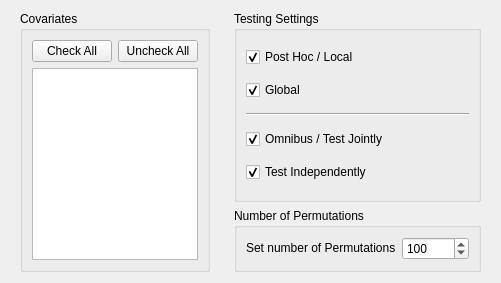
      <widget class="QWidget" name="parameters_tab">
       <property name="sizePolicy">
        <sizepolicy hsizetype="Preferred" vsizetype="Preferred">
         <horstretch>0</horstretch>
         <verstretch>0</verstretch>
        </sizepolicy>
       </property>
       <attribute name="title">
        <string>Parameters</string>
       </attribute>
       <layout class="QGridLayout" name="gridLayout_10">
        <item row="0" column="0" rowspan="2">
         <widget class="QWidget" name="covariates_widget" native="true">
          <property name="sizePolicy">
           <sizepolicy hsizetype="Fixed" vsizetype="Preferred">
            <horstretch>0</horstretch>
            <verstretch>0</verstretch>
           </sizepolicy>
          </property>
          <layout class="QVBoxLayout" name="verticalLayout_12" stretch="0">
           <property name="topMargin">
            <number>0</number>
           </property>
           <property name="bottomMargin">
            <number>0</number>
           </property>
           <item>
            <widget class="QGroupBox" name="covariates_groupBox">
             <property name="title">
              <string>Covariates</string>
             </property>
             <layout class="QGridLayout" name="gridLayout_9">
              <item row="1" column="0" rowspan="3" colspan="2">
               <widget class="QListWidget" name="covariates_listWidget">
                <property name="sizePolicy">
                 <sizepolicy hsizetype="Preferred" vsizetype="Preferred">
                  <horstretch>0</horstretch>
                  <verstretch>0</verstretch>
                 </sizepolicy>
                </property>
               </widget>
              </item>
              <item row="0" column="0">
               <widget class="QPushButton" name="covariatesCheckAll_pushButton">
                <property name="sizePolicy">
                 <sizepolicy hsizetype="Fixed" vsizetype="Fixed">
                  <horstretch>0</horstretch>
                  <verstretch>0</verstretch>
                 </sizepolicy>
                </property>
                <property name="text">
                 <string>Check All</string>
                </property>
               </widget>
              </item>
              <item row="0" column="1">
               <widget class="QPushButton" name="covariatesUncheckAll_pushButton">
                <property name="sizePolicy">
                 <sizepolicy hsizetype="Fixed" vsizetype="Fixed">
                  <horstretch>0</horstretch>
                  <verstretch>0</verstretch>
                 </sizepolicy>
                </property>
                <property name="text">
                 <string>Uncheck All</string>
                </property>
               </widget>
              </item>
             </layout>
            </widget>
           </item>
          </layout>
         </widget>
        </item>
        <item row="0" column="1">
         <widget class="QWidget" name="widget_2" native="true">
          <layout class="QVBoxLayout" name="verticalLayout_11">
           <property name="topMargin">
            <number>0</number>
           </property>
           <property name="bottomMargin">
            <number>0</number>
           </property>
           <item>
            <widget class="QGroupBox" name="groupBox">
             <property name="title">
              <string>Testing Settings</string>
             </property>
             <layout class="QVBoxLayout" name="verticalLayout_13">
              <item>
               <widget class="QCheckBox" name="para_postHoc_checkBox">
                <property name="text">
                 <string>Post Hoc / Local</string>
                </property>
                <property name="checked">
                 <bool>true</bool>
                </property>
               </widget>
              </item>
              <item>
               <widget class="QCheckBox" name="para_global_checkBox">
                <property name="text">
                 <string>Global</string>
                </property>
                <property name="checked">
                 <bool>true</bool>
                </property>
               </widget>
              </item>
              <item>
               <widget class="Line" name="line">
                <property name="orientation">
                 <enum>Qt::Horizontal</enum>
                </property>
               </widget>
              </item>
              <item>
               <widget class="QCheckBox" name="para_omnibus_checkBox">
                <property name="text">
                 <string>Omnibus / Test Jointly</string>
                </property>
                <property name="checked">
                 <bool>true</bool>
                </property>
               </widget>
              </item>
              <item>
               <widget class="QCheckBox" name="para_testIndependent_checkBox">
                <property name="text">
                 <string>Test Independently</string>
                </property>
                <property name="checked">
                 <bool>true</bool>
                </property>
               </widget>
              </item>
             </layout>
            </widget>
           </item>
          </layout>
         </widget>
        </item>
        <item row="1" column="1">
         <widget class="QWidget" name="permutations_widget" native="true">
          <property name="sizePolicy">
           <sizepolicy hsizetype="Preferred" vsizetype="Fixed">
            <horstretch>0</horstretch>
            <verstretch>0</verstretch>
           </sizepolicy>
          </property>
          <layout class="QVBoxLayout" name="verticalLayout">
           <property name="topMargin">
            <number>0</number>
           </property>
           <property name="bottomMargin">
            <number>0</number>
           </property>
           <item>
            <widget class="QGroupBox" name="permutations_groupBox">
             <property name="title">
              <string>Number of Permutations</string>
             </property>
             <layout class="QHBoxLayout" name="horizontalLayout">
              <item>
               <widget class="QLabel" name="permutations_label">
                <property name="sizePolicy">
                 <sizepolicy hsizetype="Fixed" vsizetype="Fixed">
                  <horstretch>0</horstretch>
                  <verstretch>0</verstretch>
                 </sizepolicy>
                </property>
                <property name="text">
                 <string>Set number of Permutations</string>
                </property>
               </widget>
              </item>
              <item>
               <widget class="QSpinBox" name="para_permutations_spinBox">
                <property name="maximum">
                 <number>999999</number>
                </property>
                <property name="value">
                 <number>100</number>
                </property>
               </widget>
              </item>
             </layout>
            </widget>
           </item>
          </layout>
         </widget>
        </item>
       </layout>
      </widget>
